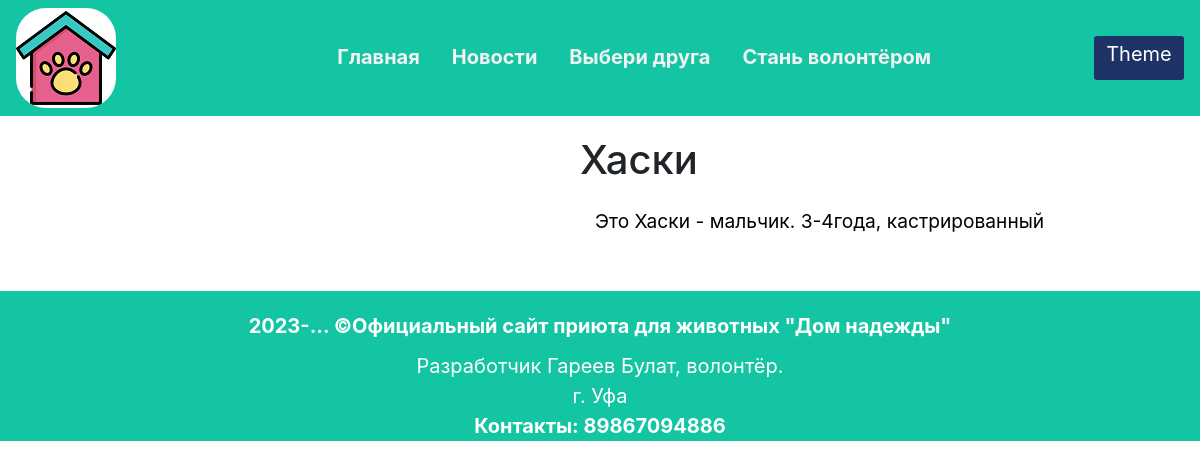
Before: /pets/1/ with the older database file.
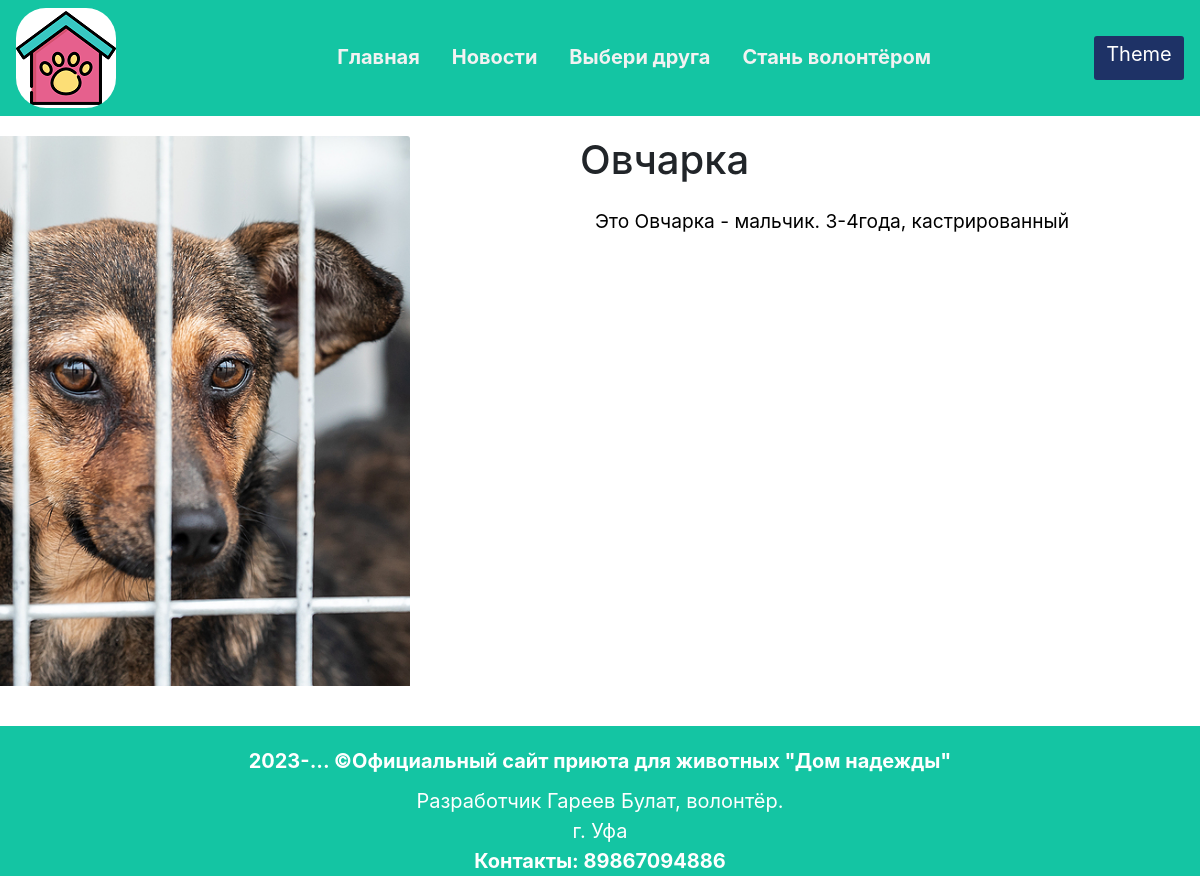
After: the same page with the newer database file.
### page/models.py (models this page shows, shortened)
class Animal(models.Model):
    photo = models.ImageField(upload_to='animal_photos')
    name = models.CharField(max_length=100)
    description = models.TextField()

### page/views.py (the view)
# urls.py: path('pets/<int:pk>/', views.pet_detail, name='pet_detail'),
def pet_detail(request, pk):
    animal = Animal.objects.get(pk=pk)
    context = {'animal': animal}
    return render(request, 'pet_detail.html', context)

### page/templates/pet_detail.html
{% extends 'base.html' %}
{% load static %}
{% block content %}
<section>
  <div class="row" style="margin-right: 40px; padding-top: 20px; padding-bottom: 40px;">
    <div class="col-md-4">
      <img class="card-img-top" src="{{ animal.photo.url }}"
        alt="{{ animal.name }}" style="margin-left: -80px; height: 550px; width: 30rem; object-fit: cover;">
    </div>
    <div class="col-md-8" style="padding-left: 200px;">
      <h1>{{ animal.name }}</h1>
      <p class="card-text" style=" overflow-wrap: break-word;">{{ animal.description }}</p>
    </div>
  </div>
</section>
{% endblock %}

### page/templates/base.html (shortened to what this page needs)
<!DOCTYPE html>
{% load static %}
<head>
    <link rel="stylesheet"
        href="//maxcdn.bootstrapcdn.com/font-awesome/4.3.0/css/font-awesome.min.css">
    <link rel="stylesheet" type="text/css" href="/static/css/light_styles.css"
        id="theme">
    <link rel="stylesheet"
        href="https://maxcdn.bootstrapcdn.com/font-awesome/4.5.0/css/font-awesome.min.css">
    <link rel="stylesheet"
        href="https://stackpath.bootstrapcdn.com/bootstrap/4.4.1/css/bootstrap.min.css"
>
</head>
<body>
    <div class="content-wrapper">
        <header>
            <nav class="navbar">
                <img id="icon_image"
                    src="{% static 'images/icon.png' alt='logotip' align='right'%}"
                    style="border-radius: 30%">
                <div class="topnav_buttons" style="margin-left: 5%;">
                    <a href="/">Главная</a>
                    <a href="/news">Новости</a>
                    <a href="/pets">Выбери друга</a>
                    <a href="/volunteering">Стань волонтёром</a>
                </div>
                <a id="switchMode" class="switch_button"
                    style="color:rgb(255, 255, 255);">Theme</a>
            </nav>
        </header>
        <main>
            {% block content %}{% endblock %}
        </main>
    </div>
    <footer>
        <div>2023-... ©Официальный сайт приюта для животных "Дом надежды"
        </div>
        <div style="font-size: 20px; font-weight: 400; padding-top:10px;">Разработчик Гареев Булат, волонтёр.</div>
        <div style="font-weight: 400;">г. Уфа</div>
        <div>Контакты: 89867094886</div>
    </footer>
</body>

### page/static/css/light_styles.css (style rules this page uses)
html, body { height: 100%; margin: 0; display: flex; flex-direction: column; }
main { flex: 1 0 auto; }
footer { left: 0; bottom: 0; width: 100%; background-color: rgb(20, 197, 163); color:white; font-weight: bold; text-align: center; font-size: 20px; height: 150px; padding-top: 20px; flex: 0 0 auto; flex-shrink: 0; }
section { padding: 0 15px; }
@media (min-width: 575.98px) { section { padding: 0 calc(50% - 270px); } }
@media (min-width: 767.98px) { section { padding: 0 calc(50% - 360px); } }
@media (min-width: 991.98px) { section { padding: 0 calc(50% - 480px); } }
@media (min-width: 1199.98px) { section { padding: 0 calc(50% - 590px); } }
main { transition: 2s; background-color: rgb(255, 255, 255); flex: 1 0 auto; }
.navbar { transition: 2s; background-color: rgb(20, 197, 163); }
#main_image, #icon_image { filter: brightness(100%); transition: 2s; }
p { transition: 3s; color: black; }
.switch_button { padding: 3px; border: none; border-radius: 3px; width: 90px; height: 44px; background-color: rgb(30, 50, 102); outline-style: none; text-decoration: none; text-align: center; font-size: 20px; }
p { padding: 15px; font-size: 1.2em; }
.topnav_buttons a { float: left; display: block; color: #f2f2f2; text-align: center; padding: 14px 16px; text-decoration: none; font-size: 20px; font-weight: 650; border-bottom: 3px solid transparent; }

Changed rows visible on the page:
changed Animal: photo: picture added; name "Хаски" → "Овчарка"; description "Это Хаски - мальчик. 3-4года, кастрированный" → "Это Овчарка - мальчик. 3-4года, кастрированный"
